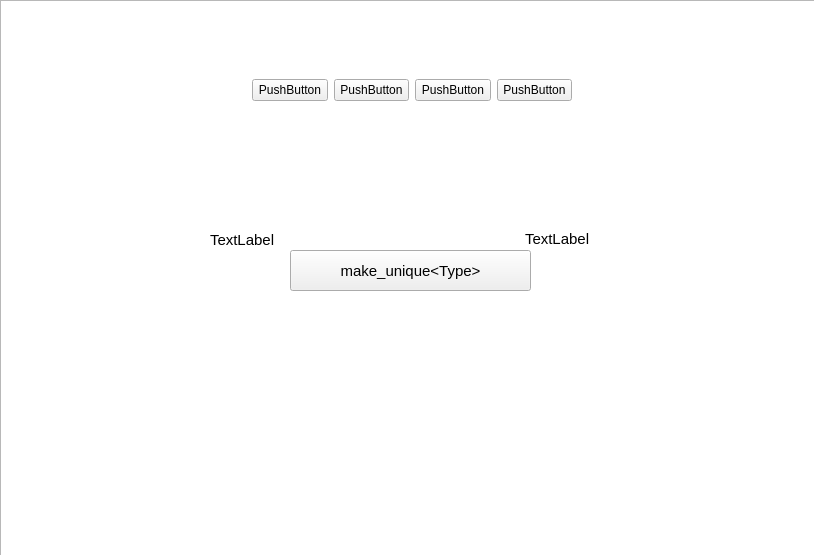
<?xml version="1.0" encoding="UTF-8"?>
<ui version="4.0">
 <class>Form_unique</class>
 <widget class="QWidget" name="Form_unique">
  <property name="geometry">
   <rect>
    <x>0</x>
    <y>0</y>
    <width>814</width>
    <height>555</height>
   </rect>
  </property>
  <property name="windowTitle">
   <string>Form</string>
  </property>
  <widget class="QGraphicsView" name="graphicsView">
   <property name="geometry">
    <rect>
     <x>0</x>
     <y>0</y>
     <width>820</width>
     <height>560</height>
    </rect>
   </property>
  </widget>
  <widget class="QPushButton" name="pushButton_make">
   <property name="geometry">
    <rect>
     <x>290</x>
     <y>250</y>
     <width>241</width>
     <height>41</height>
    </rect>
   </property>
   <property name="font">
    <font>
     <pointsize>11</pointsize>
    </font>
   </property>
   <property name="text">
    <string>make_unique&lt;Type&gt;</string>
   </property>
  </widget>
  <widget class="QLabel" name="label">
   <property name="geometry">
    <rect>
     <x>210</x>
     <y>224</y>
     <width>131</width>
     <height>31</height>
    </rect>
   </property>
   <property name="font">
    <font>
     <pointsize>11</pointsize>
    </font>
   </property>
   <property name="text">
    <string>TextLabel</string>
   </property>
  </widget>
  <widget class="QLabel" name="label_2">
   <property name="geometry">
    <rect>
     <x>525</x>
     <y>224</y>
     <width>131</width>
     <height>30</height>
    </rect>
   </property>
   <property name="font">
    <font>
     <pointsize>11</pointsize>
    </font>
   </property>
   <property name="text">
    <string>TextLabel</string>
   </property>
  </widget>
  <widget class="QWidget" name="horizontalLayoutWidget">
   <property name="geometry">
    <rect>
     <x>252</x>
     <y>50</y>
     <width>320</width>
     <height>80</height>
    </rect>
   </property>
   <layout class="QHBoxLayout" name="horizontalLayout">
    <item>
     <widget class="QPushButton" name="pushButton_get">
      <property name="text">
       <string>PushButton</string>
      </property>
     </widget>
    </item>
    <item>
     <widget class="QPushButton" name="pushButton_release">
      <property name="text">
       <string>PushButton</string>
      </property>
     </widget>
    </item>
    <item>
     <widget class="QPushButton" name="pushButton_">
      <property name="text">
       <string>PushButton</string>
      </property>
     </widget>
    </item>
    <item>
     <widget class="QPushButton" name="pushButton_4">
      <property name="text">
       <string>PushButton</string>
      </property>
     </widget>
    </item>
   </layout>
  </widget>
 </widget>
 <resources/>
 <connections/>
</ui>
